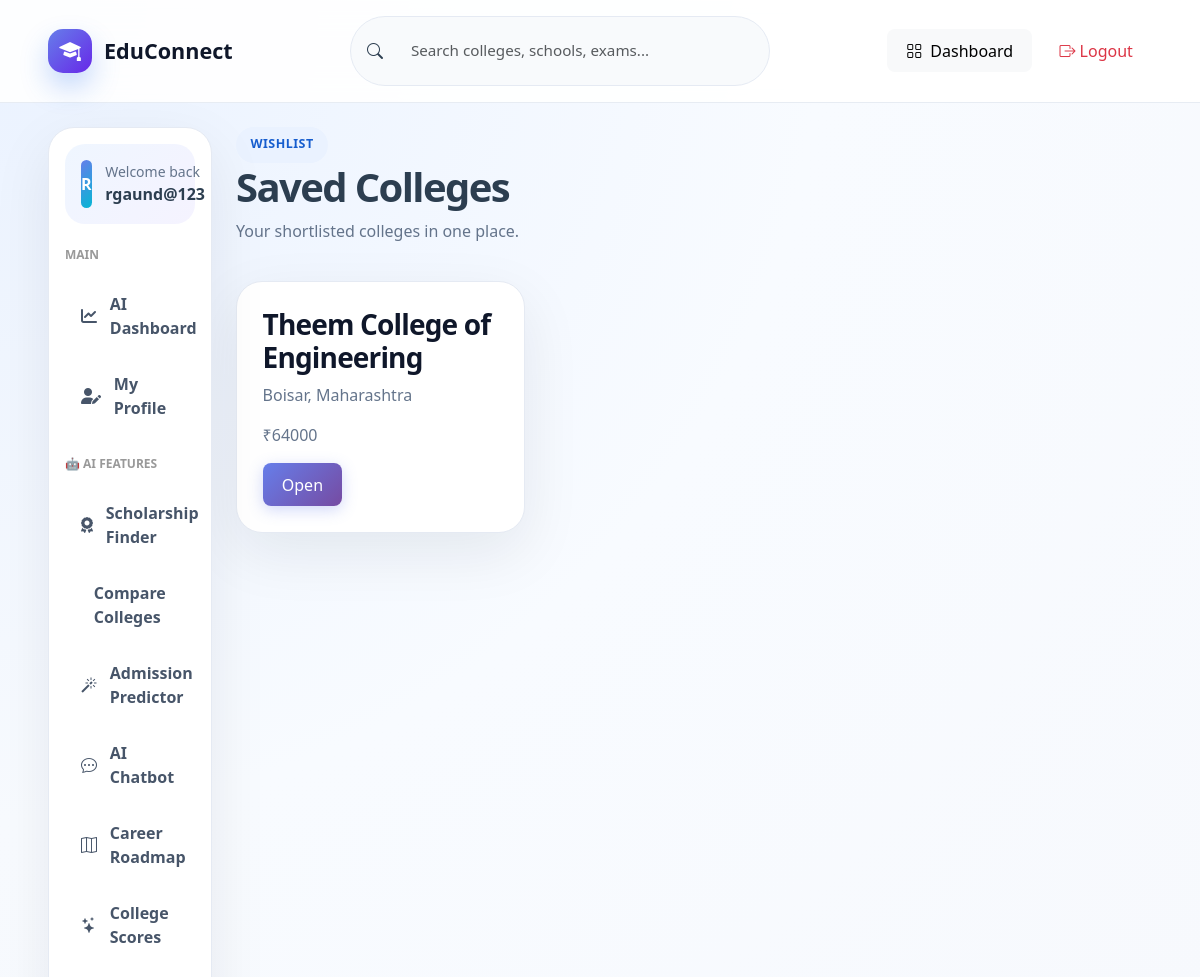
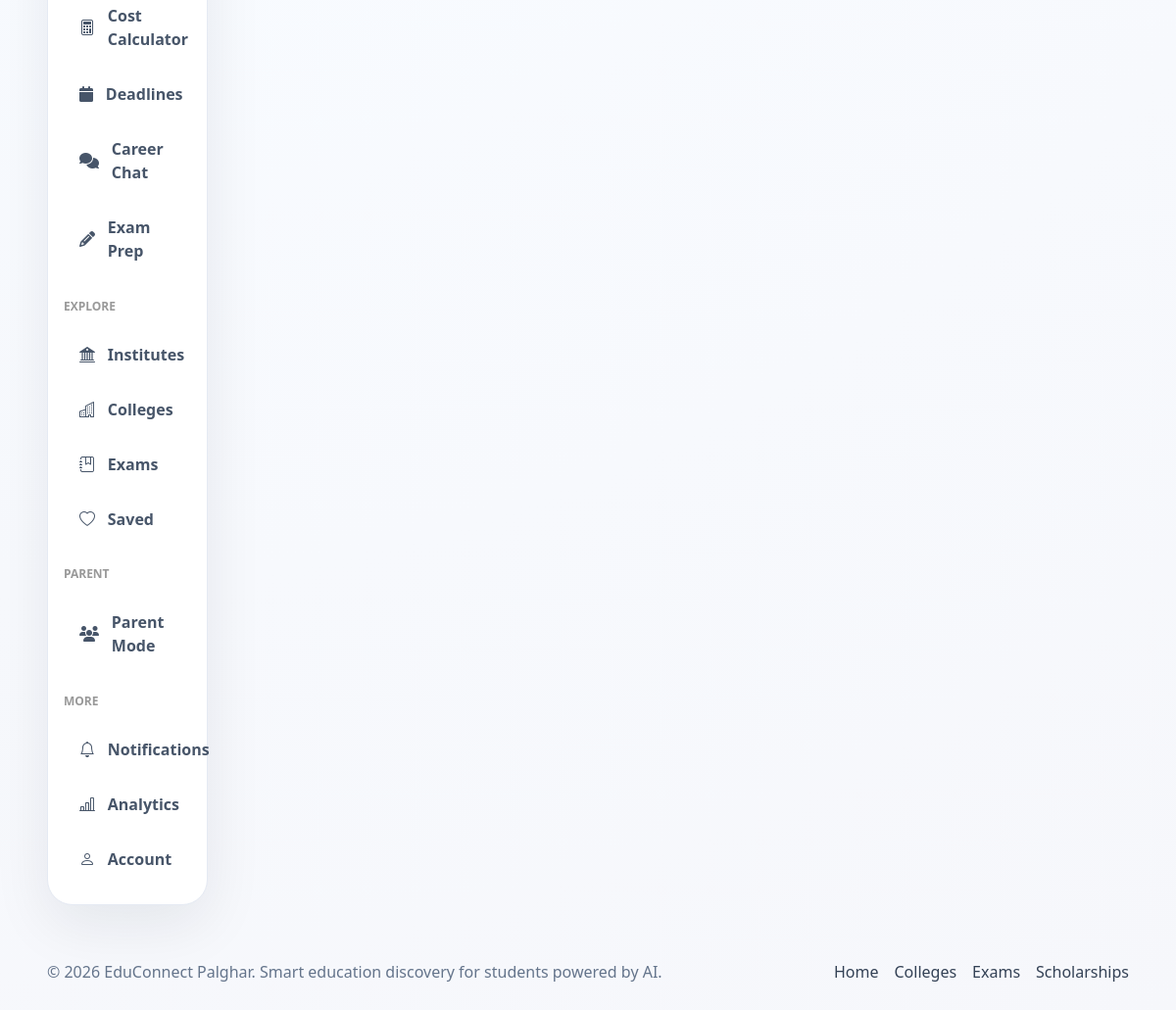
The app's page /saved-colleges/ (signed in) with its own data (2 pictures, top to bottom).
### accounts/models.py (models this page shows, shortened)
class CustomUser(AbstractUser):
    mobile = models.CharField(max_length=15, unique=True)
    email_verified = models.BooleanField(default=False)
    mobile_verified = models.BooleanField(default=False)
    is_parent = models.BooleanField(default=False)
    user_type = models.CharField(
        max_length=20,
        choices=[('student', 'Student'), ('parent', 'Parent')],
        default='student'
    )

class SavedCollege(models.Model):
    user = models.ForeignKey(
        CustomUser,
        on_delete=models.CASCADE
    )
    college = models.ForeignKey(
        College,
        on_delete=models.CASCADE
    )
    saved_at = models.DateTimeField(auto_now_add=True)

class College(models.Model):
    name = models.CharField(max_length=255)
    city = models.CharField(max_length=100)
    state = models.CharField(max_length=100)
    fees = models.IntegerField()
    placement_percentage = models.IntegerField()
    average_package = models.IntegerField(default=0)
    highest_package = models.IntegerField(default=0)
    official_website = models.URLField()
    courses = models.TextField()
    hostel_available = models.BooleanField(default=False)
    hostel_fees = models.IntegerField(default=0, blank=True)
    facilities = models.TextField(default="")
    student_reviews = models.TextField(default="")
    rating = models.FloatField(default=0, validators=[MinValueValidator(0), MaxValueValidator(5)])
    distance_km = models.FloatField(default=0, blank=True)
    contact_number = models.CharField(max_length=20, blank=True)
    email = models.EmailField(blank=True)
    established_year = models.IntegerField(blank=True, null=True)
    created_at = models.DateTimeField(auto_now_add=True)

### accounts/views.py (the view)
# urls.py: path('saved-colleges/', saved_colleges, name='saved_colleges'),
@login_required(login_url='login')
def saved_colleges(request):
    colleges = SavedCollege.objects.filter(user=request.user)
    return render(request, 'accounts/saved_colleges.html', {'colleges': colleges})

### accounts/templates/accounts/saved_colleges.html (shortened to what this page needs)
{% extends "accounts/base.html" %}
{% block content %}
<div class="page-title-row"><div><span class="eyebrow dark">Wishlist</span><h1>Saved Colleges</h1><p>Your shortlisted colleges in one place.</p></div></div>
<div class="row g-4">{% for item in colleges %}<div class="col-md-6 col-xl-4"><div class="directory-card"><h3>{{ item.college.name }}</h3><p>{{ item.college.city }}, {{ item.college.state }}</p><p>₹{{ item.college.fees }}</p><a href="{% url 'college_detail' item.college.id %}" class="btn btn-primary btn-pill">Open</a></div></div>{% empty %}<div class="empty-state">No saved colleges yet.</div>{% endfor %}</div>
{% endblock %}

### accounts/templates/accounts/base.html (shortened to what this page needs)
{% load static %}
<!DOCTYPE html>
<html lang="en">
<head>
    <link href="https://cdn.jsdelivr.net/npm/bootstrap@5.3.3/dist/css/bootstrap.min.css" rel="stylesheet">
    <link href="https://cdn.jsdelivr.net/npm/bootstrap-icons@1.11.3/font/bootstrap-icons.css" rel="stylesheet">
    <link rel="stylesheet" href="https://cdnjs.cloudflare.com/ajax/libs/font-awesome/6.4.0/css/all.min.css">
    <link href="{% static 'accounts/css/main.css' %}" rel="stylesheet">
    <link href="{% static 'accounts/css/ai_features.css' %}" rel="stylesheet">
</head>
<body>
<header class="et-navbar">
    <div class="container-fluid px-3 px-lg-5">
        <div class="d-flex align-items-center justify-content-between gap-3 py-3">
            <a class="et-brand" href="{% url 'home' %}">
                <span class="et-brand-icon"><i class="bi bi-mortarboard-fill"></i></span>
                <span>EduConnect</span>
            </a>
            <form action="{% url 'institutes' %}" method="get" class="et-nav-search d-none d-lg-flex">
                <i class="bi bi-search"></i>
                <input type="search" name="q" placeholder="Search colleges, schools, exams...">
            </form>
            <div class="d-flex align-items-center gap-2">
                {% if request.user.is_authenticated %}
                    <a class="btn btn-light btn-pill d-none d-md-inline-flex" href="{% url 'smart_dashboard' %}"><i class="bi bi-grid me-2"></i>Dashboard</a>
                    <a class="btn btn-outline-danger btn-pill" href="{% url 'logout' %}"><i class="bi bi-box-arrow-right me-1"></i>Logout</a>
                {% else %}
                    <a class="btn btn-light btn-pill" href="{% url 'login' %}">Login</a>
                    <a class="btn btn-primary btn-pill" href="{% url 'register' %}">Register</a>
                {% endif %}
            </div>
        </div>
    </div>
</header>
<main class="et-main">
    <div class="container-fluid px-3 px-lg-5 py-4">
        <div class="row g-4">
            {% if request.user.is_authenticated %}
            <aside class="col-xl-2 col-lg-3">
                <nav class="et-sidebar">
                    <div class="sidebar-user">
                        <span class="sidebar-avatar">{{ request.user.username|slice:':1'|upper }}</span>
                        <div>
                            <small>Welcome back</small>
                            <strong>{{ request.user.username }}</strong>
                        </div>
                    </div>
                    <h6 class="sidebar-section-title mt-3">MAIN</h6>
                    <a href="{% url 'smart_dashboard' %}" class="side-link"><i class="fas fa-chart-line"></i> AI Dashboard</a>
                    <a href="{% url 'student_profile' %}" class="side-link"><i class="fas fa-user-edit"></i> My Profile</a>
                    <h6 class="sidebar-section-title mt-4">🤖 AI FEATURES</h6>
                    <a href="{% url 'scholarship_finder' %}" class="side-link"><i class="fas fa-award"></i> Scholarship Finder</a>
                    <a href="{% url 'college_comparison' %}" class="side-link"> Compare Colleges</a>
                    <a href="{% url 'admission_predictor' %}" class="side-link"><i class="bi bi-magic"></i> Admission Predictor</a>
                    <a href="{% url 'education_chatbot' %}" class="side-link"><i class="bi bi-chat-dots"></i> AI Chatbot</a>
                    <a href="{% url 'career_roadmap' %}" class="side-link"><i class="bi bi-map"></i> Career Roadmap</a>
                    <a href="{% url 'college_scores' %}" class="side-link"><i class="bi bi-stars"></i> College Scores</a>
                    <a href="{% url 'cost_calculator' %}" class="side-link"><i class="bi bi-calculator"></i> Cost Calculator</a>
                    <a href="{% url 'admission_deadlines' %}" class="side-link"><i class="fas fa-calendar"></i> Deadlines</a>
                    <a href="{% url 'career_guidance' %}" class="side-link"><i class="fas fa-comments"></i> Career Chat</a>
                    <a href="{% url 'exam_recommendations' %}" class="side-link"><i class="fas fa-pencil-alt"></i> Exam Prep</a>
                    <h6 class="sidebar-section-title mt-4">EXPLORE</h6>
                    <a href="{% url 'institute_list' %}" class="side-link"><i class="bi bi-bank2"></i> Institutes</a>
                    <a href="{% url 'college_search' %}" class="side-link"><i class="bi bi-buildings"></i> Colleges</a>
                    <a href="{% url 'exams' %}" class="side-link"><i class="bi bi-journal-bookmark"></i> Exams</a>
                    <a href="{% url 'saved_colleges' %}" class="side-link"><i class="bi bi-heart"></i> Saved</a>
                    <h6 class="sidebar-section-title mt-4">PARENT</h6>
                    <a href="{% url 'parent_register' %}" class="side-link"><i class="fas fa-users"></i> Parent Mode</a>
                    <h6 class="sidebar-section-title mt-4">MORE</h6>
                    <a href="{% url 'notifications' %}" class="side-link"><i class="bi bi-bell"></i> Notifications</a>
                    <a href="{% url 'analytics' %}" class="side-link"><i class="bi bi-bar-chart-line"></i> Analytics</a>
                    <a href="{% url 'profile' %}" class="side-link"><i class="bi bi-person"></i> Account</a>
                </nav>
            </aside>
            {% endif %}
            <section class="{% if request.user.is_authenticated %}col-xl-10 col-lg-9{% else %}col-12{% endif %}">
                {% block content %}{% endblock %}
            </section>
        </div>
    </div>
</main>
<footer class="et-footer">
    <div class="container-fluid px-3 px-lg-5 d-flex flex-column flex-md-row justify-content-between align-items-center gap-2">
        <p class="mb-0">© 2026 EduConnect Palghar. Smart education discovery for students powered by AI.</p>
        <div class="d-flex gap-3">
            <a href="{% url 'home' %}">Home</a>
            <a href="{% url 'college_search' %}">Colleges</a>
            <a href="{% url 'exams' %}">Exams</a>
            <a href="{% url 'scholarship_finder' %}">Scholarships</a>
        </div>
    </div>
</footer>
</body>
</html>

### accounts/static/accounts/css/main.css (style rules this page uses)
:root { --primary:#1266f1;--primary2:#6728e8;--orange:#ffb703;--green:#12b981;--slate:#0f172a;--muted:#64748b;--surface:#ffffff;--bg:#f5f8ff;--border:#e5eaf3;--shadow:0 20px 60px rgba(15,23,42,.08);--radius:26px }
* { box-sizing:border-box }
body { font-family:Inter,system-ui,-apple-system,Segoe UI,sans-serif;background:radial-gradient(circle at top left,#eaf2ff 0,#f8fbff 35%,#f6f7fb 100%);color:#132238;min-height:100vh }
a { text-decoration:none }
.btn-pill { border-radius:999px }
.et-navbar { position:sticky;top:0;z-index:1030;background:rgba(255,255,255,.9);backdrop-filter:blur(18px);border-bottom:1px solid rgba(226,232,240,.8) }
.et-brand { display:flex;align-items:center;gap:.75rem;font-weight:900;font-size:1.35rem;color:#0f172a }
.et-brand-icon { width:44px;height:44px;border-radius:15px;background:linear-gradient(135deg,var(--primary),var(--primary2));display:flex;align-items:center;justify-content:center;color:#fff;box-shadow:0 14px 28px rgba(18,102,241,.25) }
.et-nav-search { min-width:420px;background:#f8fafc;border:1px solid var(--border);border-radius:999px;align-items:center;padding:.65rem 1rem;gap:.75rem }
.et-nav-search input { border:0;outline:0;background:transparent;width:100% }
.et-main { min-height:calc(100vh - 90px) }
.et-sidebar { background:#fff;border:1px solid var(--border);border-radius:var(--radius);box-shadow:var(--shadow);padding:1rem;position:sticky;top:100px }
.sidebar-user { display:flex;align-items:center;gap:.85rem;background:linear-gradient(135deg,#eff6ff,#f5f3ff);border-radius:20px;padding:1rem;margin-bottom:1rem }
.sidebar-user small { display:block;color:var(--muted) }
.sidebar-avatar { width:48px;height:48px;border-radius:16px;background:linear-gradient(135deg,var(--primary),#06b6d4);color:#fff;font-weight:800;display:flex;align-items:center;justify-content:center }
.side-link { display:flex;align-items:center;gap:.8rem;color:#475569;padding:.85rem 1rem;border-radius:16px;font-weight:600;margin-bottom:.3rem }
.et-footer { padding:2rem 0;color:var(--muted) }
.et-footer a { color:#334155 }
.eyebrow { display:inline-flex;align-items:center;gap:.4rem;border-radius:999px;background:rgba(255,255,255,.16);padding:.55rem .9rem;font-weight:800;text-transform:uppercase;letter-spacing:.04em;font-size:.78rem }
.eyebrow.dark { background:#eaf2ff;color:#165dce }
.feature-card,.directory-card,.content-card,.filter-panel,.auth-card,.glass-panel,.cta-panel,.metric-card,.profile-card { background:#fff;border:1px solid var(--border);border-radius:var(--radius);box-shadow:var(--shadow);padding:1.6rem;display:block;color:#0f172a }
.feature-card h3,.directory-card h3,.content-card h2 { font-weight:900;letter-spacing:-.03em }
.feature-card p,.directory-card p,.page-title-row p { color:var(--muted) }
.page-title-row { display:flex;justify-content:space-between;gap:1rem;align-items:center;margin-bottom:1.4rem }
.page-title-row h1 { font-weight:900;letter-spacing:-.04em }
.directory-card { height:100%;transition:.2s }

### accounts/static/accounts/css/ai_features.css (style rules this page uses)
:root { --primary: #667eea; --primary-dark: #5568d3; --secondary: #764ba2; --success: #28a745; --danger: #dc3545; --warning: #ffc107; --info: #17a2b8; --light: #f8f9fa; --dark: #343a40; --gradient-primary: linear-gradient(135deg, #667eea 0%, #764ba2 100%); --shadow-sm: 0 1px 3px rgba(0, 0, 0, 0.1); --shadow-md: 0 4px 6px rgba(0, 0, 0, 0.1); --shadow-lg: 0 15px 35px rgba(0, 0, 0, 0.15); --transition: all 0.3s cubic-bezier(0.4, 0, 0.2, 1); }
body { font-family: 'Segoe UI', Tahoma, Geneva, Verdana, sans-serif; background-color: #f5f7fa; color: #2c3e50; }
.container, .container-fluid { max-width: 1400px; }
.btn { border-radius: 8px; font-weight: 500; transition: var(--transition); border: none; padding: 0.6rem 1.2rem; }
.btn-primary { background: var(--gradient-primary); color: white; box-shadow: 0 4px 15px rgba(102, 126, 234, 0.3); }
.form-control, .form-select { border: 1px solid #e0e4e8; border-radius: 8px; padding: 0.75rem 1rem; transition: var(--transition); font-size: 0.95rem; }
.gap-2 { gap: 0.5rem; }
.gap-3 { gap: 1rem; }
.mb-0 { margin-bottom: 0 !important; }

### accounts/templates/accounts/base.html (style rules this page uses)
.sidebar-section-title { font-size: 0.75rem; font-weight: 700; text-transform: uppercase; color: #999; padding: 0.5rem 0; margin-top: 1rem !important; }

### records on screen
CustomUser: user.username "R", user.username "rgaund@123"
SavedCollege: college.name "Theem College of Engineering", college.city "Boisar", college.state "Maharashtra", college.fees "64000"
